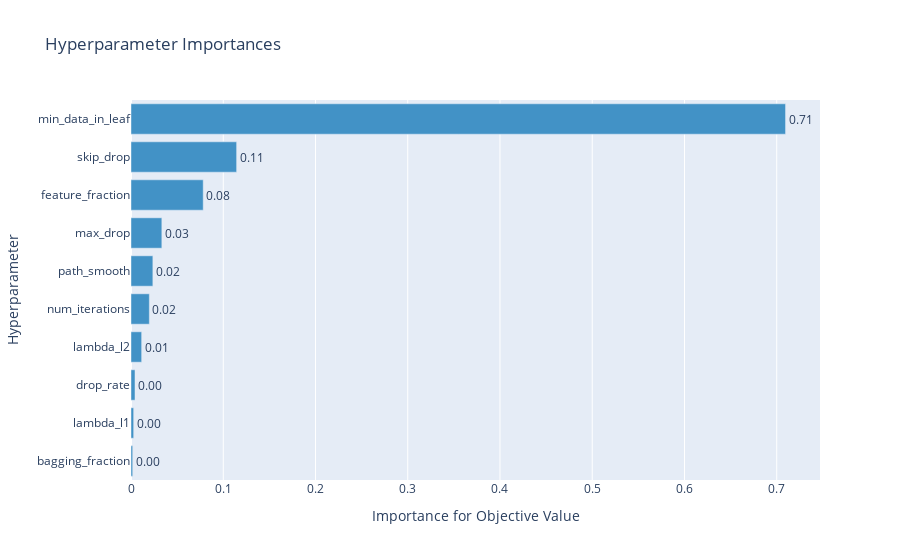

Notebook cell for this chart:
### Code cell
plot_param_importances(study)

### Figure 1 — Plotly figure (JSON) as saved in the notebook; plotly's stock layout.template omitted (floating-point values rounded to 4 significant figures)
{"data": [{"cliponaxis": false, "hovertemplate": ["bagging_fraction (DiscreteUniformDistribution): 0.0018410942740376035<extra></extra>", "lambda_l1 (LogUniformDistribution): 0.0028955858821565423<extra></extra>", "drop_rate (DiscreteUniformDistribution): 0.0043429837641050725<extra></extra>", "lambda_l2 (LogUniformDistribution): 0.011540195997712357<extra></extra>", "num_iterations (IntUniformDistribution): 0.019880619943030194<extra></extra>", "path_smooth (UniformDistribution): 0.02370688138307508<extra></extra>", "max_drop (IntUniformDistribution): 0.033432807219007626<extra></extra>", "feature_fraction (DiscreteUniformDistribution): 0.07827482931367985<extra></extra>", "skip_drop (DiscreteUniformDistribution): 0.11451346969252622<extra></extra>", "min_data_in_leaf (IntUniformDistribution): 0.7095715325306695<extra></extra>"], "marker": {"color": "rgb(66,146,198)"}, "orientation": "h", "text": ["0.0018410942740376035", "0.0028955858821565423", "0.0043429837641050725", "0.011540195997712357", "0.019880619943030194", "0.02370688138307508", "0.033432807219007626", "0.07827482931367985", "0.11451346969252622", "0.7095715325306695"], "textposition": "outside", "texttemplate": "%{text:.2f}", "type": "bar", "x": [0.001841, 0.002896, 0.004343, 0.01154, 0.01988, 0.02371, 0.03343, 0.07827, 0.1145, 0.7096], "y": ["bagging_fraction", "lambda_l1", "drop_rate", "lambda_l2", "num_iterations", "path_smooth", "max_drop", "feature_fraction", "skip_drop", "min_data_in_leaf"]}], "layout": {"autosize": true, "showlegend": false, "title": {"text": "Hyperparameter Importances"}, "xaxis": {"autorange": true, "range": [0, 0.7469], "title": {"text": "Importance for Objective Value"}, "type": "linear"}, "yaxis": {"autorange": true, "range": [-0.5, 9.5], "title": {"text": "Hyperparameter"}, "type": "category"}}}
